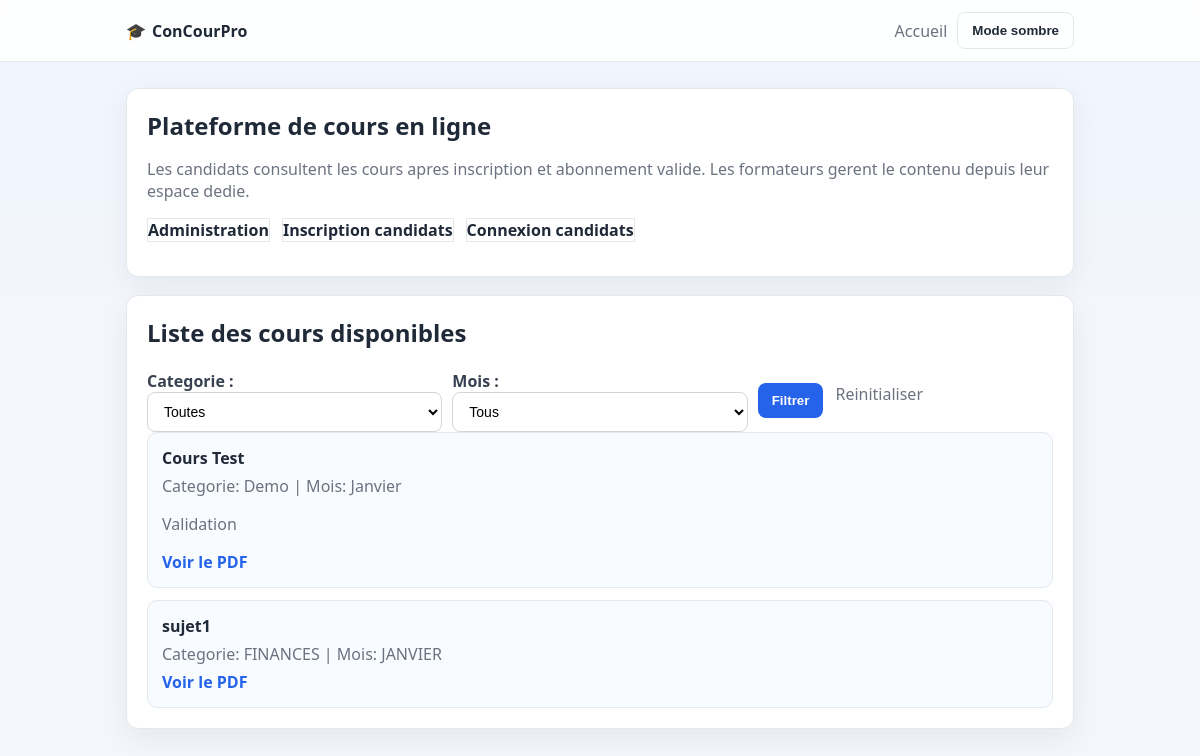
The page /accueil/ on the database its author committed.
### cours/models.py (models this page shows, shortened)
class Cours(models.Model):
    titre = models.CharField(max_length=200)
    description = models.TextField(blank=True)
    categorie = models.ForeignKey(
        Categorie, on_delete=models.CASCADE, related_name="cours"
    )
    mois = models.ForeignKey(Mois, on_delete=models.PROTECT, related_name="cours")
    fichier_pdf = models.FileField(upload_to="cours_pdfs/")
    cree_le = models.DateTimeField(auto_now_add=True)
    mis_a_jour_le = models.DateTimeField(auto_now=True)
    class Meta:
        ordering = ["-cree_le"]
        verbose_name = "Cours"
        verbose_name_plural = "Cours"

class Categorie(models.Model):
    nom = models.CharField(max_length=120, unique=True)
    description = models.TextField(blank=True)
    class Meta:
        ordering = ["nom"]
        verbose_name = "Categorie"
        verbose_name_plural = "Categories"

class Mois(models.Model):
    nom = models.CharField(max_length=40, unique=True)
    ordre = models.PositiveSmallIntegerField()
    class Meta:
        ordering = ["ordre", "nom"]
        constraints = [
            models.CheckConstraint(
                condition=models.Q(ordre__gte=1) & models.Q(ordre__lte=12),
                name="mois_ordre_entre_1_et_12",
            )
        ]
        verbose_name = "Mois"
        verbose_name_plural = "Mois"

### cours/views.py (the view)
# urls.py: path("accueil/", liste_cours, name="liste_cours"),
def liste_cours(request):
    categorie_id = request.GET.get("categorie")
    mois_id = request.GET.get("mois")
    cours_queryset = Cours.objects.select_related("categorie", "mois").all()
    if categorie_id:
        cours_queryset = cours_queryset.filter(categorie_id=categorie_id)
    if mois_id:
        cours_queryset = cours_queryset.filter(mois_id=mois_id)
    context = {
        "cours_list": cours_queryset.order_by("categorie__nom", "mois__ordre", "titre"),
        "categories": Categorie.objects.all(),
        "mois_list": Mois.objects.all(),
        "selected_categorie": categorie_id or "",
        "selected_mois": mois_id or "",
    }
    return render(request, "cours/liste_cours.html", context)

### cours/templates/cours/liste_cours.html (shortened to what this page needs)
<!DOCTYPE html>
<html lang="fr">
<head>
    {% load static %}
    <link rel="stylesheet" href="{% static 'cours/styles.css' %}">
</head>
<body>
    <header class="topbar">
        <div class="topbar-inner">
            <span class="brand"><span class="emoji">🎓</span>ConCourPro</span>
            <div class="top-actions">
                <a href="/" class="link-muted">Accueil</a>
                <button id="theme-toggle" class="btn-secondary" type="button">Mode sombre</button>
            </div>
        </div>
    </header>
    <main class="container">
        <section class="card">
            <h1>Plateforme de cours en ligne</h1>
            <p>Les candidats consultent les cours apres inscription et abonnement valide. Les formateurs gerent le contenu depuis leur espace dedie.</p>
            <div class="actions">
                <a href="/admin/" class="btn-secondary">Administration</a>
                <a href="{% url 'inscription_candidat' %}" class="btn-secondary">Inscription candidats</a>
                <a href="{% url 'connexion_candidat' %}" class="btn-secondary">Connexion candidats</a>
            </div>
        </section>
        <section class="card">
            <h2>Liste des cours disponibles</h2>
            <form method="get" class="filter-grid">
                <div>
                    <label for="categorie">Categorie :</label>
                    <select name="categorie" id="categorie">
                        <option value="">Toutes</option>
                    </select>
                </div>
                <div>
                    <label for="mois">Mois :</label>
                    <select name="mois" id="mois">
                        <option value="">Tous</option>
                    </select>
                </div>
                <div class="actions">
                    <button type="submit">Filtrer</button>
                    <a href="{% url 'liste_cours' %}" class="link-muted">Reinitialiser</a>
                </div>
            </form>
            {% if cours_list %}
                <ul class="course-list">
                    {% for cours in cours_list %}
                        <li class="course-item">
                            <strong>{{ cours.titre }}</strong>
                            <p class="meta">Categorie: {{ cours.categorie.nom }} | Mois: {{ cours.mois.nom }}</p>
                            {% if cours.description %}<p>{{ cours.description }}</p>{% endif %}
                            <a href="{{ cours.fichier_pdf.url }}" target="_blank">Voir le PDF</a>
                        </li>
                    {% endfor %}
                </ul>
            {% else %}
                <p>Aucun cours n'est encore publie.</p>
            {% endif %}
        </section>
    </main>
</body>
</html>

### cours/static/cours/styles.css (style rules this page uses)
:root { --bg: #f3f6fb; --card: #ffffff; --card-soft: #f8fbff; --text: #1f2937; --muted: #6b7280; --primary: #2563eb; --primary-dark: #1d4ed8; --border: #e5e7eb; --success-bg: #ecfdf5; --success-text: #047857; }
* { box-sizing: border-box; }
body { margin: 0; font-family: "Segoe UI", Arial, sans-serif; background: linear-gradient(180deg, #eff4ff 0%, var(--bg) 40%); color: var(--text); }
.topbar { position: sticky; top: 0; z-index: 20; background: color-mix(in srgb, var(--card) 92%, transparent); border-bottom: 1px solid var(--border); backdrop-filter: blur(8px); }
.topbar-inner { max-width: 980px; margin: 0 auto; padding: 12px 16px; display: flex; justify-content: space-between; align-items: center; gap: 12px; }
.brand { font-weight: 700; color: var(--text); }
.top-actions { display: flex; align-items: center; gap: 10px; }
.container { max-width: 980px; margin: 26px auto 36px; padding: 0 16px; }
.card { background: var(--card); border: 1px solid var(--border); border-radius: 12px; padding: 20px; box-shadow: 0 10px 30px rgba(15, 23, 42, 0.06); margin-bottom: 18px; }
h1, h2 { margin-top: 0; }
h1 { margin-bottom: 8px; }
p { color: var(--muted); }
a { color: var(--primary); text-decoration: none; font-weight: 600; }
.actions { display: flex; flex-wrap: wrap; gap: 12px; margin: 14px 0; }
form { display: grid; gap: 12px; }
label { font-weight: 600; color: #374151; }
input, select, textarea { width: 100%; padding: 10px 12px; border: 1px solid #d1d5db; border-radius: 8px; font-size: 14px; background: #fff; }
.filter-grid { display: grid; grid-template-columns: repeat(auto-fit, minmax(180px, 1fr)); gap: 10px; align-items: end; }
button, .btn { display: inline-block; background: var(--primary); border: none; color: white; padding: 10px 14px; border-radius: 8px; font-weight: 600; cursor: pointer; }
.btn-secondary { background: transparent; color: var(--text); border: 1px solid var(--border); }
.link-muted { font-weight: 500; color: var(--muted); }
.course-list { list-style: none; padding: 0; margin: 0; display: grid; gap: 12px; }
.course-item { border: 1px solid var(--border); border-radius: 10px; padding: 14px; background: var(--card-soft); }
.meta { color: var(--muted); margin: 6px 0; }
.emoji { margin-right: 6px; }

### rows shown on the page
Cours: titre "Cours Test", categorie.nom "Demo", mois.nom "Janvier", description "Validation"
Cours: titre "sujet1", categorie.nom "FINANCES", mois.nom "JANVIER"
